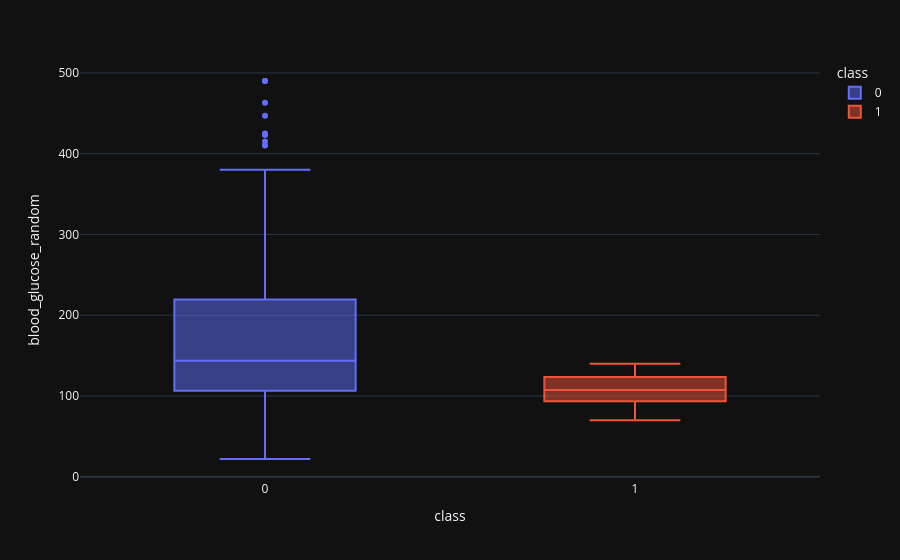

The cell this chart's notebook holds for it:
### Code cell
boxplot('blood_glucose_random')

### Figure 1 — Plotly figure (JSON) as saved in the notebook; plotly's stock layout.template omitted (floating-point values rounded to 4 significant figures; data arrays with more than 128 entries replaced by an {"elided": "..."} marker saying what was removed)
{"data": [{"alignmentgroup": "True", "hovertemplate": "class=%{x}<br>blood_glucose_random=%{y}<extra></extra>", "legendgroup": "0", "marker": {"color": "#636efa"}, "name": "0", "notched": false, "offsetgroup": "0", "orientation": "v", "showlegend": true, "type": "box", "x": {"elided": "250 int values"}, "x0": " ", "xaxis": "x", "y": {"elided": "250 float values"}, "y0": " ", "yaxis": "y"}, {"alignmentgroup": "True", "hovertemplate": "class=%{x}<br>blood_glucose_random=%{y}<extra></extra>", "legendgroup": "1", "marker": {"color": "#EF553B"}, "name": "1", "notched": false, "offsetgroup": "1", "orientation": "v", "showlegend": true, "type": "box", "x": {"elided": "150 int values"}, "x0": " ", "xaxis": "x", "y": {"elided": "150 float values"}, "y0": " ", "yaxis": "y"}], "layout": {"boxmode": "overlay", "legend": {"title": {"text": "class"}, "tracegroupgap": 0}, "margin": {"t": 60}, "xaxis": {"anchor": "y", "categoryarray": [0, 1], "categoryorder": "array", "domain": [0, 1], "title": {"text": "class"}}, "yaxis": {"anchor": "x", "domain": [0, 1], "title": {"text": "blood_glucose_random"}}}}
